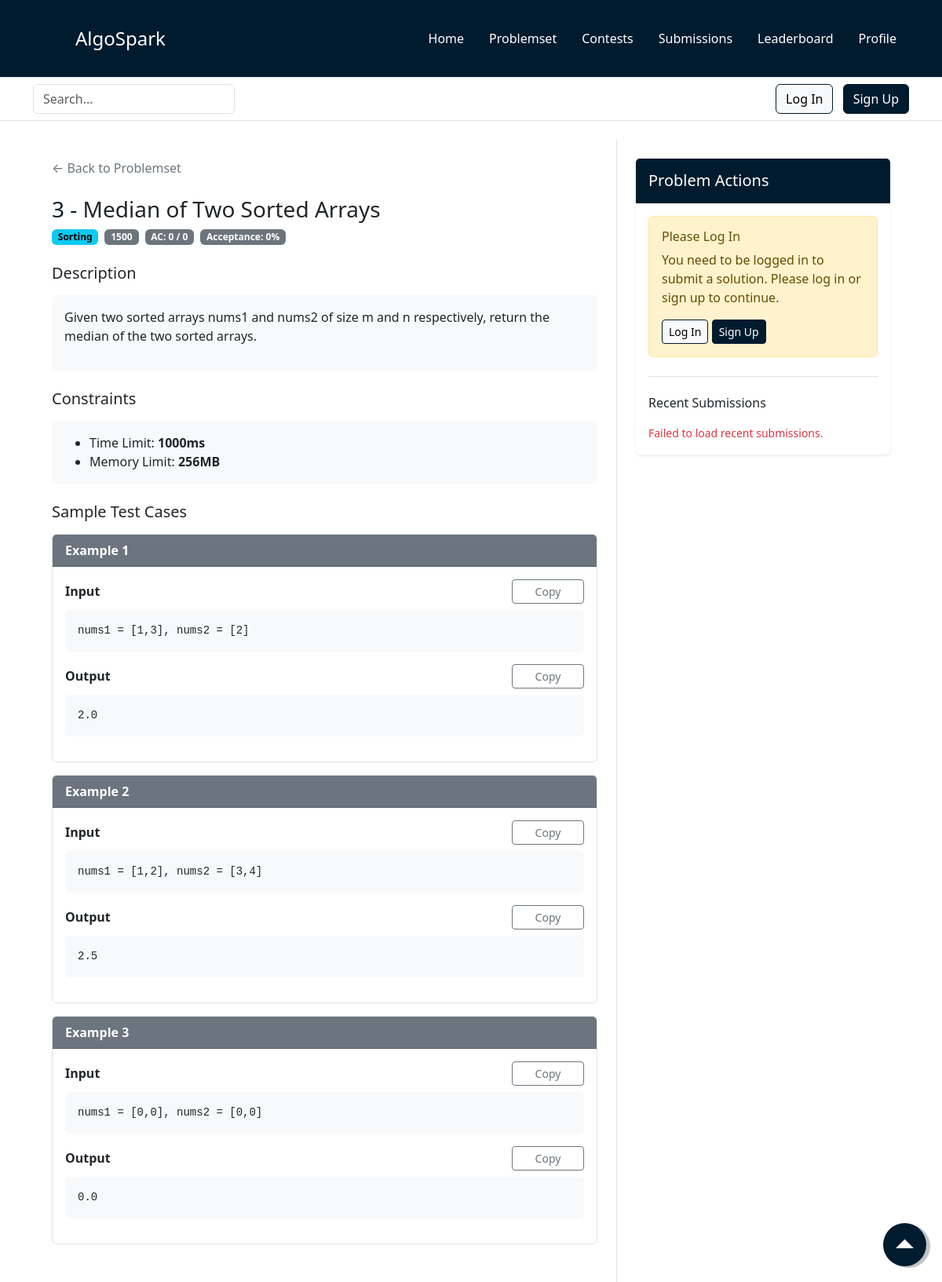
Screenshot of /public/pages/problem.php?problem_id=3 with the database file from the repository.
### tables this page shows
CREATE TABLE problems (
    id INT PRIMARY KEY AUTO_INCREMENT,
    title VARCHAR(200) NOT NULL UNIQUE,
    description LONGTEXT NOT NULL,
    difficulty INT NOT NULL DEFAULT 900,
    category VARCHAR(300) NOT NULL DEFAULT 'General',
    time_limit_ms INT DEFAULT 1000,
    memory_limit_mb INT DEFAULT 256,
    author_id INT,
    success_count INT DEFAULT 0,
    total_attempts INT DEFAULT 0,
    acceptance_rate DECIMAL(5, 2) DEFAULT 0.00,
    created_at TIMESTAMP DEFAULT CURRENT_TIMESTAMP,
    updated_at TIMESTAMP DEFAULT CURRENT_TIMESTAMP ON UPDATE CURRENT_TIMESTAMP,
    
    FOREIGN KEY (author_id) REFERENCES users(id) ON DELETE SET NULL,
    INDEX idx_difficulty (difficulty),
    INDEX idx_category (category),
    INDEX idx_created_at (created_at)
);

CREATE TABLE test_cases (
    id INT PRIMARY KEY AUTO_INCREMENT,
    problem_id INT NOT NULL,
    input LONGTEXT NOT NULL,
    expected_output LONGTEXT NOT NULL,
    is_sample BOOLEAN DEFAULT FALSE,
    order_index INT DEFAULT 0,
    created_at TIMESTAMP DEFAULT CURRENT_TIMESTAMP,
    
    FOREIGN KEY (problem_id) REFERENCES problems(id) ON DELETE CASCADE,
    INDEX idx_problem_id (problem_id),
    INDEX idx_is_sample (is_sample)
);

### backend/class/ConnexionDB.php (called while the page is built, shortened)
<?php
class ConnexionDB
{
    private static $_dbname = "algosparkDB";
    private static $_user = "clientalgospark";
    private static $_pwd = "Algospark123!";
    private static $_host = "127.0.0.1";
    private static $_bdd = null;
    private function __construct()
    {
        try {
            self::$_bdd = new PDO("mysql:host=" . self::$_host . ";dbname=" . self::$_dbname . ";charset=utf8", self::$_user, self::$_pwd, array(PDO::MYSQL_ATTR_INIT_COMMAND => 'SET NAMES UTF8'));
        } catch (PDOException $e) {
            die('Erreur : ' . $e->getMessage());
        }
    }
    public static function getInstance(): ?PDO
    {
        return (self::$_bdd);
    }
}

### backend/class/ProblemsRepository.php (called while the page is built, shortened)
<?php
class ProblemsRepository extends Repository
{
    public function __construct()
    {
        return parent::__construct(self::tableName);
    }
}

### backend/class/Repository.php (called while the page is built, shortened)
<?php
abstract class Repository implements IRepository
{
    protected $db;
    public function __construct(protected $tableName)
    {
        $this->db = ConnexionDB::getInstance();
    }
    public function findById($id)
    {
        $response = $this->db->prepare("select * from {$this->tableName} where id = ?");
        $response->execute([$id]);
        return $response->fetch(PDO::FETCH_OBJ);
    }
}

### backend/class/TestCasesRepository.php (called while the page is built, shortened)
<?php
class TestCasesRepository extends Repository
{
    public function __construct()
    {
        return parent::__construct(self::tableName);
    }
    public function findSampleByProblemId(int $problemId): array
    {
        $response = $this->db->prepare("SELECT * FROM {$this->tableName} WHERE problem_id = ? AND is_sample = 1 ORDER BY order_index ASC");
        $response->execute([$problemId]);
        return $response->fetchAll(PDO::FETCH_OBJ);
    }
}

### public/pages/problem.php (the view, shortened to what this page needs)
<!doctype html>
<html lang="en">
<?php
require_once __DIR__ . '/../components/head.php';
$problemId = isset($_GET['problem_id']) ? (int) $_GET['problem_id'] : 0;
if ($problemId <= 0) {
    $errorMessage = 'Invalid problem ID';
    $problem = null;
    $testCases = [];
    $languages = [];
} else {
    $ProblemsRepository = new ProblemsRepository();
    $TestCasesRepository = new TestCasesRepository();
    $problem = $ProblemsRepository->findById($problemId);
    if (!$problem) {
        $errorMessage = 'Problem not found';
        $testCases = [];
        $languages = [];
    } else {
        $errorMessage = null;
        $testCases = $TestCasesRepository->findSampleByProblemId($problemId);
    }
}
?>
<body>
    <header>
        <?php
        require_once __DIR__ . '/../components/nav.php';
        require_once __DIR__ . '/../components/search-bar.php';
        ?>
    </header>
    <main class="container mt-4">
        <?php if ($errorMessage): ?>
            <div class="container">
                <div class="alert alert-danger" role="alert">
                    <h4>Error</h4>
                    <p><?= htmlspecialchars($errorMessage, ENT_QUOTES, 'UTF-8') ?></p>
                    <a href="/public/pages/problemset.php" class="btn btn-primary">← Back to Problemset</a>
                </div>
            </div>
        <?php else: ?>
            <div class="row g-0">
                <div class="col-12 col-lg-8 border-end p-4 problem-pane">
                    <div class="mb-4">
                        <a href="/public/pages/problemset.php" class="text-decoration-none text-secondary">← Back to Problemset</a>
                    </div>
                    <div class="mb-4">
                        <h1 class="h3 mb-2">
                            <span class="text-info"><?= (int) $problem->id ?> - </span><?= htmlspecialchars((string) $problem->title, ENT_QUOTES, 'UTF-8') ?>
                        </h1>
                        <div class="d-flex flex-wrap gap-2 mb-3">
                            <span class="badge text-bg-info"><?= htmlspecialchars((string) $problem->category, ENT_QUOTES, 'UTF-8') ?></span>
                            <?php
                            $difficulty = htmlspecialchars((string) $problem->difficulty, ENT_QUOTES, 'UTF-8');
                            $difficultyClass = match ($difficulty) {
                                'Easy' => 'text-bg-success',
                                'Medium' => 'text-bg-warning',
                                'Hard' => 'text-bg-danger',
                                default => 'text-bg-secondary'
                            };
                            ?>
                            <span class="badge <?= $difficultyClass ?>"><?= $difficulty ?></span>
                            <span class="badge text-bg-secondary">
                                AC: <?= (int) $problem->success_count ?> / <?= (int) $problem->total_attempts ?>
                            </span>
                            <span class="badge text-bg-secondary">
                                Acceptance: <?= (int) $problem->acceptance_rate ?>%
                            </span>
                        </div>
                    </div>
                    <div class="mb-4">
                        <h5 class="mb-3">Description</h5>
                        <div class="card border-0 bg-light p-3">
                            <p><?= nl2br(htmlspecialchars((string) $problem->description, ENT_QUOTES, 'UTF-8')) ?></p>
                        </div>
                    </div>
                    <div class="mb-4">
                        <h5 class="mb-3">Constraints</h5>
                        <div class="card border-0 bg-light p-3">
                            <ul class="mb-0">
                                <li>Time Limit: <strong><?= (int) $problem->time_limit_ms ?>ms</strong></li>
                                <li>Memory Limit: <strong><?= (int) $problem->memory_limit_mb ?>MB</strong></li>
                            </ul>
                        </div>
                    </div>
                    <?php if (count($testCases) > 0): ?>
                        <div class="mb-4">
                            <h5 class="mb-3">Sample Test Cases</h5>
                            <?php foreach ($testCases as $index => $testCase): ?>
                                <div class="card mb-3 border">
                                    <div class="card-header bg-secondary text-white py-2">
                                        <strong>Example <?= $index + 1 ?></strong>
                                    </div>
                                    <div class="card-body p-3">
                                        <div class="mb-3">
                                            <div class="d-flex justify-content-between align-items-center mb-2">
                                                <label class="form-label fw-bold mb-0">Input</label>
                                                <button
                                                    type="button"
                                                    class="btn btn-outline-secondary btn-sm problem-copy-btn copy-testcase-btn"
                                                    data-copy-target="testcase-input-<?= (int) $testCase->id ?>">
                                                    Copy
                                                </button>
                                            </div>
                                            <pre class="bg-light p-3 rounded problem-io-code"><code id="testcase-input-<?= (int) $testCase->id ?>"><?= htmlspecialchars((string) $testCase->input, ENT_QUOTES, 'UTF-8') ?></code></pre>
                                        </div>
                                        <div>
                                            <div class="d-flex justify-content-between align-items-center mb-2">
                                                <label class="form-label fw-bold mb-0">Output</label>
                                                <button
                                                    type="button"
                                                    class="btn btn-outline-secondary btn-sm problem-copy-btn copy-testcase-btn"
                                                    data-copy-target="testcase-output-<?= (int) $testCase->id ?>">
                                                    Copy
                                                </button>
                                            </div>
                                            <pre class="bg-light p-3 rounded problem-io-code"><code id="testcase-output-<?= (int) $testCase->id ?>"><?= htmlspecialchars((string) $testCase->expected_output, ENT_QUOTES, 'UTF-8') ?></code></pre>
                                        </div>
                                    </div>
                                </div>
                            <?php endforeach; ?>
                        </div>
                    <?php else: ?>
                        <div class="alert alert-info mb-4">
                            No sample test cases available for this problem.
                        </div>
                    <?php endif; ?>
                </div>
                <div class="col-12 col-lg-4 p-4 problem-pane">
                    <div class="card shadow-sm border-0 problem-side-card">
                        <div class="card-header bg-primary text-white py-3">
                            <h5 class="mb-0">Problem Actions</h5>
                        </div>
                        <div class="card-body">
                            <?php if ($isLoggedIn): ?>
                                <button
                                    type="button"
                                    class="btn btn-success w-100"
                                    data-bs-toggle="modal"
                                    data-bs-target="#submitSolutionModal">
                                    Submit Solution
                                </button>
                            <?php else: ?>
                                <div class="alert alert-warning" role="alert">
                                    <h6 class="mb-2">Please Log In</h6>
                                    <p class="mb-0">You need to be logged in to submit a solution. Please log in or sign up to continue.</p>
                                    <button class="btn btn-light btn-sm mt-3" data-bs-toggle="modal" data-bs-target="#LogModal">
                                        Log In
                                    </button>
                                    <button class="btn btn-primary btn-sm mt-3" data-bs-toggle="modal" data-bs-target="#signmodal">
                                        Sign Up
                                    </button>
                                </div>
                            <?php endif; ?>
                            <div class="mt-4 pt-4 border-top">
                                <h6 class="mb-3">Recent Submissions</h6>
                                <div id="recentSubmissions" class="text-muted" data-problem-id="<?= (int) $problem->id ?>">
                                </div>
                            </div>
                        </div>
                    </div>
                </div>
            </div>
        <?php endif; ?>
    </main>
</body>
</html>

### public/assets/css/style.css (style rules this page uses)
:root { --slate-blue: #7067cfff; --light-green: #7ee081ff; --night-bordeaux: #561d25ff; --midnight-violet: #2b1c2aff; --shadow-grey: #161c2cff; --prussian-blue: #001b2eff; --charcoal-blue: #385163ff; --slate-grey: #6f8697ff; --powder-blue: #a6bbcbff; --alice-blue: #ddf0ffff; }
.text-info { color: var(--prussian-blue) !important; }
.btn-primary { background-color: var(--prussian-blue); }
.btn-primary, .btn-light { border-color: var(--prussian-blue); }
a { text-decoration: none; }
.bg-primary { background-color: var(--prussian-blue) !important; }

### public/assets/css/problem.css (style rules this page uses)
.problem-pane { max-height: none; overflow-y: visible; }
.problem-io-code { overflow-x: auto; max-height: 200px; white-space: pre; }
.problem-copy-btn { min-width: 92px; }
.problem-side-card { position: sticky; top: 1rem; }

### rows the page displays
problems: id "3", title "Median of Two Sorted Arrays", category "Sorting", difficulty "1500", success_count "0", total_attempts "0", acceptance_rate "0", description "Given two sorted arrays nums1 and nums2 of size m and n respectively, return the median of the two sorted arrays.", time_limit_ms "1000", memory_limit_mb "256"
test_cases: input "nums1 = [1,3], nums2 = [2]", expected_output "2.0"
test_cases: input "nums1 = [1,2], nums2 = [3,4]", expected_output "2.5"
test_cases: input "nums1 = [0,0], nums2 = [0,0]", expected_output "0.0"
